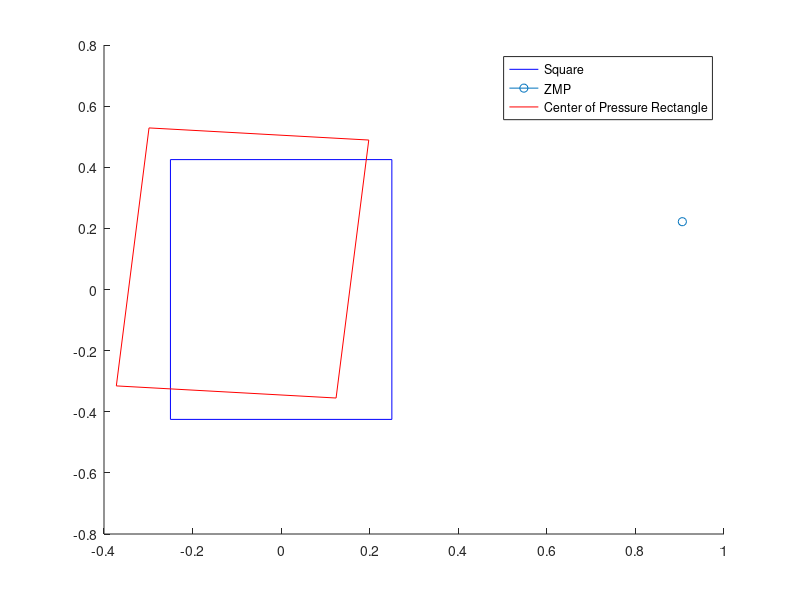

Here is the MATLAB script that generated this plot:
clear
clc

figure_handle = figure; % 새로운 그림 요소를 만듭니다.

while true
    roll = input('roll 값을 입력하세요: ');
    pitch = input('pitch 값을 입력하세요: ');
    yaw = input('yaw 값을 입력하세요: ');
    
    t = 1;
    p = roll / t;
    q = pitch / t;
    r = yaw / t;
    alpha_x = p / t;
    alpha_y = q / t;
    alpha_z = r / t;
    m = 50;
    g = 9.81;
    L = 0.85;
    W = 0.5;
    H = 1.1;
    a_Gx = 0;
    a_Gy = 0;

    I_xx = 33.07;
    I_yy = 26.25;
    I_zz = 17.32;

    I = [I_xx 0 0; 0 I_yy 0; 0 0 I_zz];

    R = [
        1 0 0;
        0 cosd(roll) sind(roll);
        0 -sind(roll) cosd(roll)
    ] * [
        cosd(pitch) 0 -sind(pitch);
        0 1 0;
        sind(pitch) 0 cosd(pitch)
    ] * [
        cosd(yaw) sind(yaw) 0;
        -sind(yaw) cosd(yaw) 0;
        0 0 1
    ];

    x_zmp = (-2 * I_yy * alpha_y - 2 * (I_xx - I_zz) * p * r + 2 * m * g * H * sind(pitch) + 2 * m * H * a_Gx) / (2 * m * (-g * cosd(pitch) * cosd(roll)));
    y_zmp = (2 * H * m * g * cosd(pitch) * sind(roll) -2*H*m*a_Gy - 2 * I_xx * alpha_x + 2 * (I_yy - I_zz) * q * r) / (2 * m * (g * cosd(pitch)));
    result_zmp = R * [x_zmp; y_zmp; 1];
    x_zmp_mod = result_zmp(1);
    y_zmp_mod = result_zmp(2);

    x1 = -0.25;
    x2 = 0.25;
    y1 = -0.425;
    y2 = 0.425;
    cdn_mod1 = R * [x1; y1; 1];
    cdn_mod2 = R * [x1; y2; 1];
    cdn_mod3 = R * [x2; y2; 1];
    cdn_mod4 = R * [x2; y1; 1];

    hold on
    plot([x1, x1, x2, x2, x1], [y1, y2, y2, y1, y1], 'b-')
    plot(x_zmp_mod, y_zmp_mod, '-o')
    text(x_zmp_mod + 0.5, y_zmp_mod + 2, 'x_zmp, y_zmp')
    plot([cdn_mod1(1), cdn_mod2(1), cdn_mod3(1), cdn_mod4(1), cdn_mod1(1)], ...
        [cdn_mod1(2), cdn_mod2(2), cdn_mod3(2), cdn_mod4(2), cdn_mod1(2)], 'r-')
    hold off
    
    % 사용자에게 계속할 것인지 물어봅니다.
    prompt = '그래프를 계속해서 그리시겠습니까? (Y/N): ';
    answer = input(prompt, 's');
    if ~strcmpi(answer, 'y')
        break; % 사용자가 종료를 원하면 루프를 종료합니다.
    end
end

% 마지막에 그린 모든 그래픽 요소를 함께 표시합니다.
legend('Square', 'ZMP', 'Center of Pressure Rectangle')
